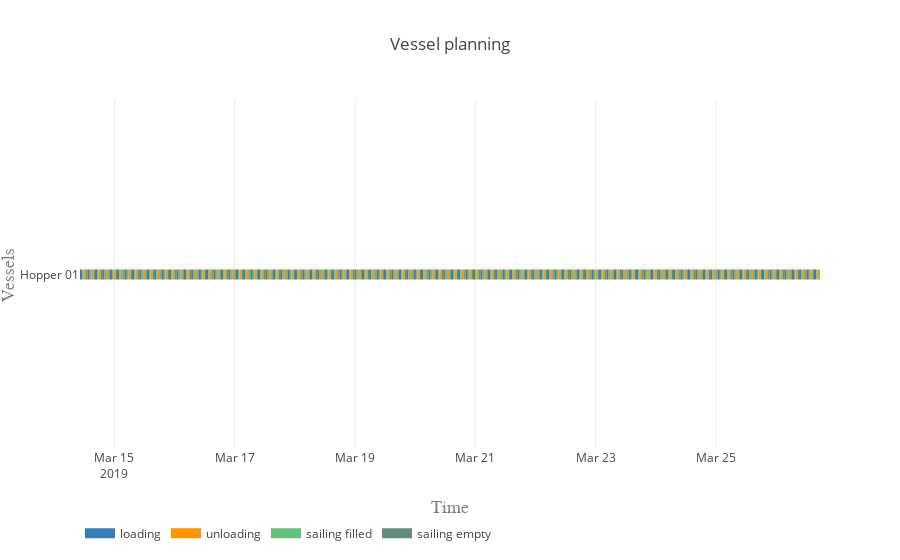

Notebook code cell kept with this figure:
### Markdown cell above
#### Vessel planning

### Code cell
vessels = [hopper]

activities = ['loading', 'unloading', 'sailing filled', 'sailing empty']
colors = {0:'rgb(55,126,184)', 1:'rgb(255,150,0)', 2:'rgb(98, 192, 122)', 3:'rgb(98, 141, 122)'}

plot.vessel_planning(vessels, activities, colors)

### Figure 1 — Plotly figure (JSON) as saved in the notebook; plotly's stock layout.template omitted (floating-point values rounded to 4 significant figures; data arrays with more than 128 entries replaced by an {"elided": "..."} marker saying what was removed)
{"data": [{"connectgaps": false, "hoverinfo": "y+name", "line": {"color": "rgb(55,126,184)", "width": 10}, "mode": "lines", "name": "loading", "type": "scatter", "uid": "307cca31-f98c-4ddd-9205-25f7082d13c5", "x": {"elided": "500 str values"}, "y": {"elided": "500 str values"}}, {"connectgaps": false, "hoverinfo": "y+name", "line": {"color": "rgb(255,150,0)", "width": 10}, "mode": "lines", "name": "unloading", "type": "scatter", "uid": "8559f147-fdf6-464d-98cc-36354df1fa3d", "x": {"elided": "500 str values"}, "y": {"elided": "500 str values"}}, {"connectgaps": false, "hoverinfo": "y+name", "line": {"color": "rgb(98, 192, 122)", "width": 10}, "mode": "lines", "name": "sailing filled", "type": "scatter", "uid": "0266552d-9015-43f6-aaf0-dd6cf85a631d", "x": {"elided": "500 str values"}, "y": {"elided": "500 str values"}}, {"connectgaps": false, "hoverinfo": "y+name", "line": {"color": "rgb(98, 141, 122)", "width": 10}, "mode": "lines", "name": "sailing empty", "type": "scatter", "uid": "1f0ae62a-aa45-4b99-bcf0-370c73d68de1", "x": {"elided": "495 str values"}, "y": {"elided": "495 str values"}}], "layout": {"hovermode": "closest", "legend": {"orientation": "h", "x": 0, "y": -0.2}, "title": "Vessel planning", "xaxis": {"range": ["2019-03-14 10:17:22", "2019-03-26 17:31:44.511561"], "title": "Time", "titlefont": {"color": "#7f7f7f", "family": "Courier New, monospace", "size": 18}}, "yaxis": {"title": "Vessels", "titlefont": {"color": "#7f7f7f", "family": "Courier New, monospace", "size": 18}}}}
